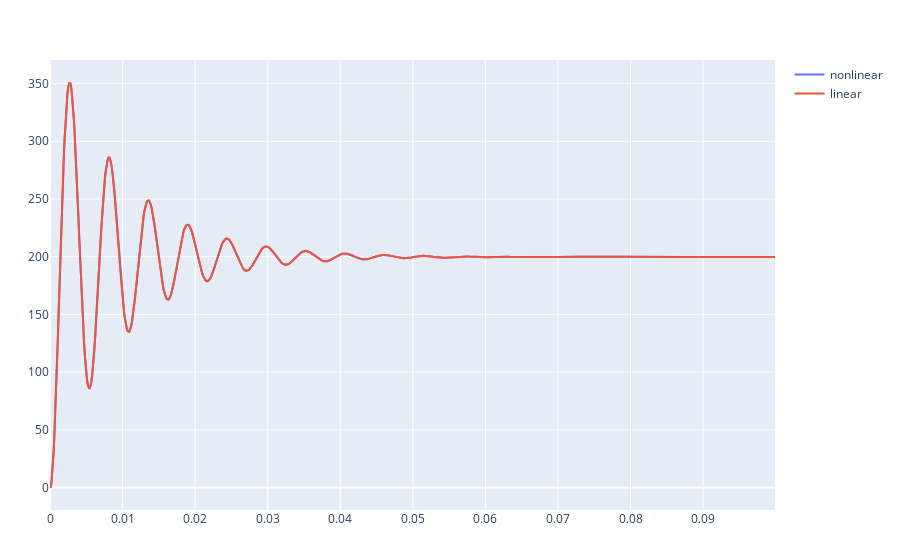

The cell this chart's notebook holds for it:
### Code cell
# Plot
t_nonlinear = collect(env_nonlinear.t0:env_nonlinear.ts:env_nonlinear.t)
p_nonlinear = scatter(x=t_nonlinear,y=sol_nonlinear,mode="lines",name="nonlinear")

t_linear = collect(env_linear.t0:env_linear.ts:env_linear.t)
p_linear = scatter(x=t_linear,y=sol_linear,mode="lines",name="linear")

plot([p_nonlinear,p_linear])

### Figure 1 — Plotly figure (JSON) as saved in the notebook; plotly's stock layout.template omitted (floating-point values rounded to 4 significant figures; data arrays with more than 128 entries replaced by an {"elided": "..."} marker saying what was removed)
{"data": [{"mode": "lines", "name": "nonlinear", "type": "scatter", "x": {"elided": "1001 float values"}, "y": {"elided": "1000 float values"}}, {"mode": "lines", "name": "linear", "type": "scatter", "x": {"elided": "1001 float values"}, "y": {"elided": "1000 float values"}}], "layout": {"margin": {"b": 50, "l": 50, "r": 50, "t": 60}}}
